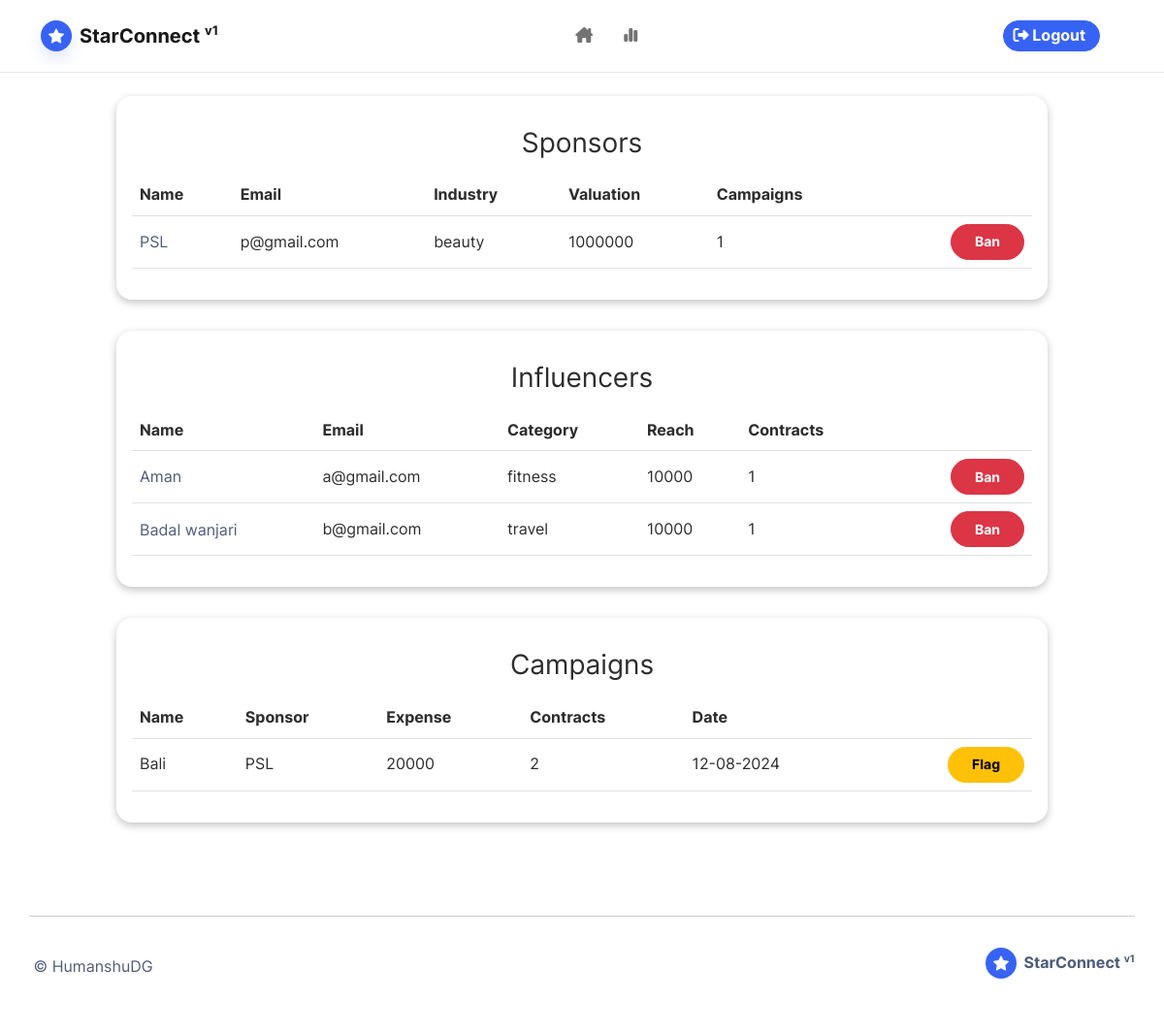
Page /admin (signed in) on the earlier database version.
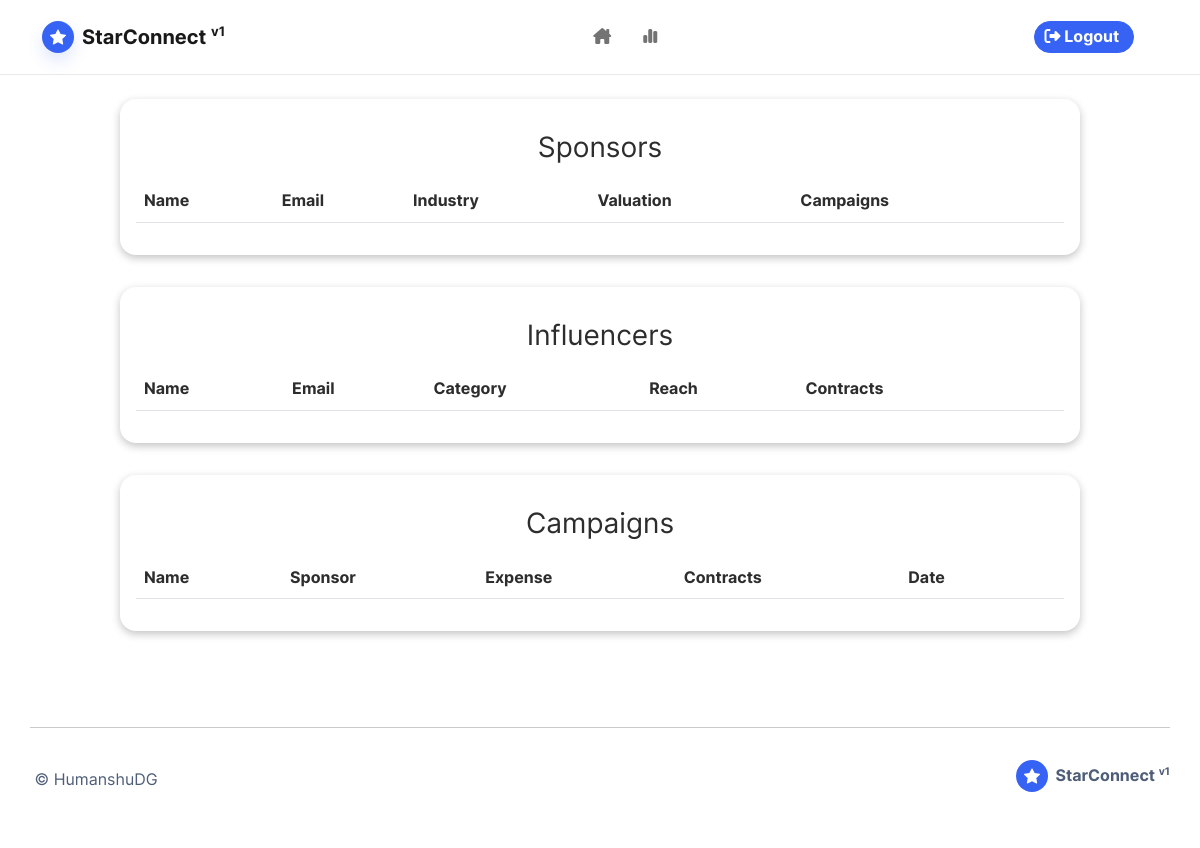
Same page on the later database version.
### base/models.py (models this page shows, shortened)
class Sponsor(db.Model):
    id = db.Column(db.Integer, primary_key=True)
    user_id = db.Column(db.Integer, db.ForeignKey('user.id'), unique=True)
    sponsor_name = db.Column(db.String(100), nullable=False)
    industry = db.Column(db.String(100))
    market_valuation = db.Column(db.Integer())
    bio = db.Column(db.Text(), nullable=True)
    website = db.Column(db.String(50), default="-")
    image_file = db.Column(db.String(50), nullable=False, default='default-sponsor.jpg')
    sponsor_campaigns = db.relationship('Campaign', backref='sponsor_campaigns', uselist=True)
    sponsor_contracts = db.relationship('Contract', backref="sponsor_contracts", uselist=True)

class Influencer(db.Model):
    id = db.Column(db.Integer, primary_key=True)
    user_id = db.Column(db.Integer, db.ForeignKey('user.id'), unique=True)
    influencer_name = db.Column(db.String(100), nullable=False)
    category = db.Column(db.String(100), nullable=False)
    niche = db.Column(db.String(100), nullable=False)
    reach = db.Column(db.Integer, nullable=False)
    profile_url = db.Column(db.String(100), nullable=True)
    image_file = db.Column(db.String(50), nullable=False, default='default.jpg')
    bio = db.Column(db.Text(), nullable=True)
    campaign_requests = db.relationship('CampaignRequest', backref='campaign_requests', uselist=True)
    campaign_contracts = db.relationship('Contract', backref='campaign_contracts', uselist=True)

class Campaign(db.Model):
    id = db.Column(db.Integer, primary_key=True, autoincrement=True)
    sponsor_id = db.Column(db.Integer, db.ForeignKey('sponsor.id'))
    title = db.Column(db.String(150), nullable=False)
    description = db.Column(db.Text(), nullable=False)
    budget = db.Column(db.Integer, nullable=False)
    target_audience = db.Column(db.String(20))
    category = db.Column(db.String(20))
    start_date = db.Column(db.Date(), nullable=False)
    end_date = db.Column(db.Date(), nullable=False)
    image_file = db.Column(db.String(50), nullable=False, default='default.jpg')
    is_disabled = db.Column(db.Boolean, default=True)
    is_deleted = db.Column(db.Boolean, default=False)
    is_flagged = db.Column(db.Boolean, default=False)
    date_posted = db.Column(db.DateTime, nullable=False, default=datetime.now())
    influencer_requests = db.relationship('CampaignRequest', backref='influencer_requests', uselist=True)
    influencer_contracts = db.relationship('Contract', backref='influencer_contracts', uselist=True)

### base/admin_routes.py (the view)
@app.route("/admin")
@role_required(Role.ADMIN.value)
def admin_home():
    sponsors = (
        Sponsor.query
        .join(User, Sponsor.user_id == User.id)
        .outerjoin(Sponsor.sponsor_campaigns)
        .add_columns(
            User.is_banned,
            User.email,
            Sponsor.sponsor_name,
            Sponsor.industry,
            Sponsor.market_valuation,
            Sponsor.user_id,
            func.count().filter(Sponsor.sponsor_campaigns).label("campaign_count")
        )
        .group_by(
            Sponsor.id,
        )
        .all()
    )
    influencers = (
            Influencer.query
            .join(User, Influencer.user_id == User.id)
            .outerjoin(Influencer.campaign_contracts)  # Ensure this matches the relationship name
            .add_columns(
                Influencer.user_id,
                Influencer.influencer_name,
                User.is_banned,
                User.email,
                Influencer.reach,
                func.count(Influencer.campaign_contracts).label("contract_count"),
                Influencer.category
            )
            .group_by(
                Influencer.user_id
            )
            .all()
        )
    campaigns = (
        Campaign.query
        .join(Sponsor, Campaign.sponsor_id == Sponsor.id)
        .outerjoin(Campaign.influencer_contracts)
        .add_columns(
            Campaign.id,
            Campaign.title,
            Campaign.date_posted,
            Campaign.budget,
            Campaign.is_flagged,
            Sponsor.sponsor_name,
            func.count(Campaign.influencer_contracts).label("influencer_count"),
            func.sum(Campaign.budget).label("expenditure")
        )
        .group_by(
            Campaign.id
        )
        .all()
    )
    return render_template('admin-pages/home.html',
                           sponsors=sponsors, \
                           influencers=influencers, \
                           campaigns=campaigns,
                          )

### base/models.py (called while the page is built)
@login_manager.user_loader
def load_user(user_id):
    return User.query.get(int(user_id))

### base/routes.py (called while the page is built)
def role_required(*roles):
    def decorator(f):
        @wraps(f)
        def decorated_function(*args, **kwargs):
            if not current_user.is_authenticated:
                flash("Please Register or Login!", "warning")
                return redirect(url_for('home'))
            if current_user.role not in roles:
                flash("You are not authorized!", "warning")
                return redirect(url_for('home'))
            return f(*args, **kwargs)
        return decorated_function
    return decorator

### base/templates/admin-pages/home.html (shortened to what this page needs)
{% extends 'base.html' %}
{% block blog %}
<div
    class="h-100 my-4 gap-4 row"
    style="
        width: 80%;
        display: grid;
        grid-template-columns: 1fr;
        margin-inline: auto;
        column-gap: 1rem;
        row-gap: 1rem;
        grid-auto-flow: row;
    "
>
    <div
        class="card mb-2 p-3 w-100"
        style="box-shadow: rgba(0, 0, 0, 0.24) 0px 3px 8px"
    >
        <h3 class="card-title my-3">Sponsors</h3>
        <table class="table table-hover w-100">
            <tr class="">
                <th>Name</th>
                <th>Email</th>
                <th>Industry</th>
                <th>Valuation</th>
                <th>Campaigns</th>
                <th></th>
            </tr>
            {% for sponsor in sponsors %}
            <tr class="col-md-12">
                <td>
                    <a href="{{ url_for('profile', id=sponsor.user_id) }}"
                        >{{sponsor.sponsor_name}}</a
                    >
                </td>
                <td>{{sponsor.email}}</td>
                <td>{{sponsor.industry}}</td>
                <td>{{sponsor.market_valuation}}</td>
                <td>{{sponsor.campaign_count}}</td>
                <td class="" style="text-align: right !important">
                    <a href="{{ url_for('ban_user', id=sponsor.user_id ) }}">
                        {% if sponsor.is_banned %}
                        <button class="btn btn-sm btn-success">Unban</button>
                        {% else %}
                        <button class="btn btn-sm btn-danger">Ban</button>
                        {% endif %}
                    </a>
                </td>
            </tr>
            {% endfor %}
        </table>
    </div>
    <div
        class="card mb-2 p-3 w-100"
        style="box-shadow: rgba(0, 0, 0, 0.24) 0px 3px 8px"
    >
        <h3 class="card-title my-3">Influencers</h3>
        <table class="table table-hover w-100">
            <tr class="col-md-12">
                <th class="">Name</th>
                <th>Email</th>
                <th>Category</th>
                <th>Reach</th>
                <th>Contracts</th>
                <th></th>
            </tr>
            {% for influencer in influencers %}
            <tr class="col-md-12">
                <td class="">
                    <a href="{{ url_for('profile', id=influencer.user_id) }}"
                        >{{influencer.influencer_name}}</a
                    >
                </td>
                <td class="">{{influencer.email}}</td>
                <td class="">{{influencer.category}}</td>
                <td class="">{{influencer.reach}}</td>
                <td class="">{{influencer.contract_count}}</td>
                <td style="text-align: right !important">
                    <a href="{{ url_for('ban_user', id=influencer.user_id ) }}">
                        {% if influencer.is_banned %}
                        <button class="btn btn-sm btn-success">Unban</button>
                        {% else %}
                        <button class="btn btn-sm btn-danger">Ban</button>
                        {% endif %}
                    </a>
                </td>
            </tr>
            {% endfor %}
        </table>
    </div>
    <div
        class="card mb-2 p-3 w-100"
        style="box-shadow: rgba(0, 0, 0, 0.24) 0px 3px 8px"
    >
        <h3 class="card-title my-3">Campaigns</h3>
        <table class="table table-hover w-100 text-center">
            <tr class="col-md-12">
                <th>Name</th>
                <th>Sponsor</th>
                <th>Expense</th>
                <th>Contracts</th>
                <th>Date</th>
                <th></th>
            </tr>
            {% for campaign in campaigns %}
            <tr class="col-md-12">
                <td>{{campaign.title[0:15]}}</td>
                <td>{{campaign.sponsor_name}}</td>
                <td>{{campaign.expenditure}}</td>
                <td>{{campaign.influencer_count}}</td>
                <td>{{campaign.date_posted.strftime('%d-%m-%Y')}}</td>
                <td style="text-align: right !important">
                    <a href="{{ url_for('flag_campaign', id=campaign.id) }}">
                        {% if campaign.is_flagged %}
                        <button class="btn btn-sm btn-success">Unflag</button>
                        {% else %}
                        <button class="btn btn-sm btn-warning">Flag</button>
                        {% endif %}
                    </a>
                </td>
            </tr>
            {% endfor %}
        </table>
    </div>
</div>
{% endblock %}

### base/templates/base.html (shortened to what this page needs)
<!DOCTYPE html>
<html lang="en">
<head>
	<link rel = "stylesheet" href = '/static/style.css'>
</head>
<body>
	<nav id="mainNav" class="navbar navbar-light navbar-expand-md sticky-top navbar-shrink py-3">
		<div class="container">
			<a class="navbar-brand d-flex align-items-center"
				href="/"
				>
				<span class="bs-icon-sm bs-icon-circle bs-icon-primary shadow d-flex justify-content-center align-items-center me-2 bs-icon">
				</span>
				<span>
					StarConnect
						<sup>
							<small>
								v1
							</small>
						</sup>
				</span>
			</a>
			<div id="navcol-1" class="collapse navbar-collapse justify-content-between align-items-center">
				{% if current_user.is_authenticated %}
					<ul class="navbar-nav mx-auto">
						<li class="nav-item">
							<a class="nav-link"
							{% if current_user.role=="ADMIN"  %}
							href="/admin"
							{% else %}
							href="/home"
							{% endif %}
							>
								<i class="fa-solid fa-house-chimney"></i>
							</a>
						</li>
						<li class="nav-item">
							<a class="nav-link" href="{{ url_for('stats') }}">
								<i class="fa-solid fa-chart-simple"></i>
							</a>
						</li>
					</ul>
					<ul class="nav mx-1 navbar-right">
						<li class='nav-item navbar-right'>
							<a class="btn btn-primary" role="button" style="margin-left: 20px;margin-right: 20px;padding-left: 10px;padding-right: 10px;padding-top: 2px;padding-bottom: 2px;"
								href="{{url_for('logout')}}"
								>
								<i class="fa fa-sign-out"></i>&nbsp;Logout&nbsp;
							</a>
						</li>
					</ul>
				{% endif %}
			</div>
		</div>
	</nav>
	<div align='center' style='display: flex; flex-direction: column; min-height: 520px;'>
		{% block blog %}
		{% endblock %}
	</div>
	<footer class="bg-primary-gradient" style="margin-top: auto; background: #ffffff;">
		<div class="container py-4 py-lg-5" style="margin-top: auto;margin-bottom: 0px;padding-left: 0px;padding-right: 0px;">
			<hr>
			<div class="text-muted d-flex justify-content-between align-items-center pt-3">
				<p class="mb-0">
					&nbsp;<a href='https://www.linkedin.com/in/HumanshuDG' style='text-decoration:none'>©&nbsp;HumanshuDG</a>
				</p>
				<div class="fw-bold d-flex align-items-center mb-2">
					<span class="bs-icon-sm bs-icon-circle bs-icon-primary d-flex justify-content-center align-items-center bs-icon me-2">
					</span>
					<span>
						StarConnect
							<sup>
								<small>
									v1
								</small>
							</sup>
					</span>
				</div>
			</div>
		</div>
	</footer>
</body>
</html>

### base/templates/admin-pages/home.html (style rules this page uses)
td, th { vertical-align: middle; text-align: left; }

Differences in the rows shown:
removed Sponsor: sponsor_name "PSL", email "p@gmail.com", industry "beauty", market_valuation "1000000", campaign_count "1"
removed Influencer: influencer_name "Aman", email "a@gmail.com", category "fitness", reach "10000", contract_count "1"
removed Influencer: influencer_name "Badal wanjari", email "b@gmail.com", category "travel", reach "10000", contract_count "1"
removed Campaign: title "Bali", sponsor_name "PSL", expenditure "20000", influencer_count "2", date_posted "12-08-2024"
